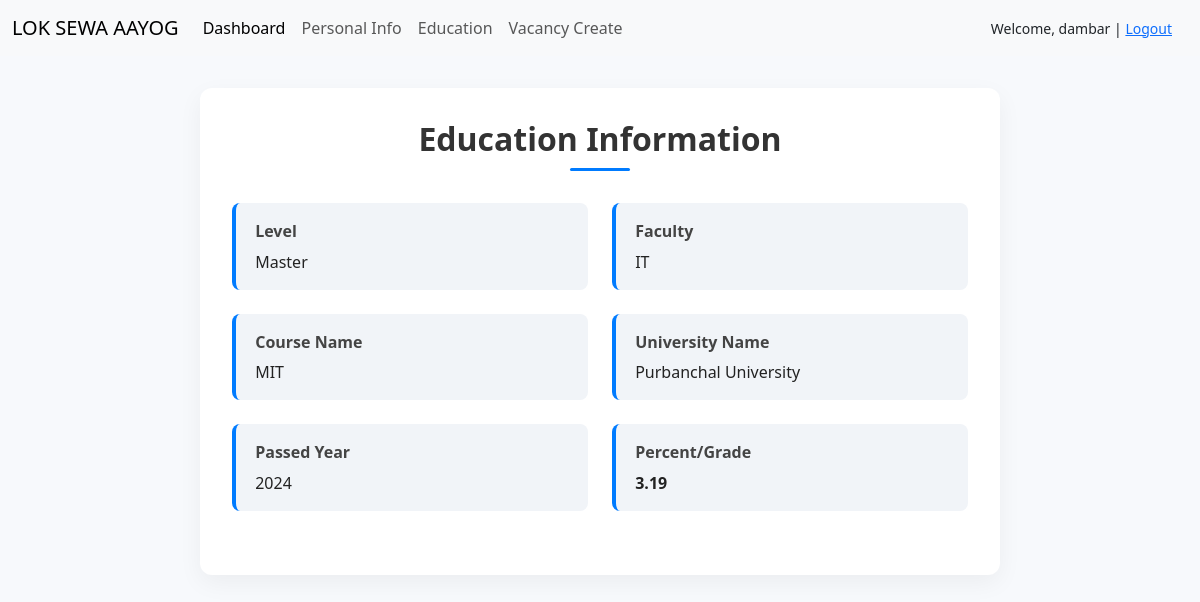
Screenshot of /educationinfo-detail/13/ (signed in) with the database file from the repository.
### vacancyapp/models.py (models this page shows, shortened)
class EducationInfo(models.Model):
    LEVEL_CHOICES = [
        ('Plus2', 'Plus2'),
        ('Bachelor', 'Bachelor'),
        ('Master', 'Master')
    ]
    FACULTY_CHOICES = [
        ('IT', 'IT'),
        ('Commerce', 'Commerce')
    ]
    UNIVERSITY_CHOICES = [
        ('Pokhara University', 'Pokhara University'),
        ('Purbanchal University', 'Purbanchal University'),
        ('Tribhuwan University', 'Tribhuwan University')
    ]
    applicant = models.ForeignKey(ApplicantInfo, on_delete=models.CASCADE, related_name='education_infos')
    level = models.CharField(max_length=50, choices=LEVEL_CHOICES, default='Plus2')
    faculty = models.CharField(max_length=50, choices=FACULTY_CHOICES, default='Commerce')
    course_name = models.CharField(max_length=50)
    university_name = models.CharField(max_length=100, choices=UNIVERSITY_CHOICES, default='Tribhuwan University')
    college_name = models.CharField(max_length=100)
    passed_year = models.IntegerField()
    grade_percent = models.FloatField()
    upload_transcript1 = models.FileField(upload_to=education_document_path, validators=[validate_file_extension], help_text="(pdf or jpg)")
    upload_transcript2 = models.FileField(upload_to=education_document_path, validators=[validate_file_extension], help_text="(pdf or jpg)")
    upload_character = models.FileField(upload_to=education_document_path, validators=[validate_file_extension], help_text="(pdf or jpg)")
    upload_license = models.FileField(upload_to=education_document_path, validators=[validate_file_extension], help_text="(pdf or jpg)", blank=True)
    upload_other = models.FileField(upload_to=education_document_path, validators=[validate_file_extension], help_text="(pdf or jpg)", blank=True)
    upload_other1 = models.FileField(upload_to=education_document_path, validators=[validate_file_extension], help_text="(pdf or jpg)", blank=True)

### vacancyapp/views.py (the view)
# urls.py: path('educationinfo-detail/<int:pk>/', EducationInfoDetailView.as_view(), name='detail_educationinfo'),
class EducationInfoDetailView(LoginRequiredMixin, DetailView):
    model = EducationInfo
    template_name = 'applicant/educationinfo_detail.html'  # Create this template
    context_object_name = 'applicant'
    def get_context_data(self, **kwargs):
        context = super().get_context_data(**kwargs)
        application = ApplicantInfo.objects.filter(user = self.request.user).first()
        if application:
            vacancy_infos = (
                application.vacancy_infos.all()
                if hasattr(application, 'vacancy_infos')
                else application.vacancy_info_set.all()
            )
            context['is_approved'] = vacancy_infos.filter(is_approved=True).exists()
        else:
            context['is_approved'] = False
        return context

### templates/applicant/educationinfo_detail.html (shortened to what this page needs)
{% extends 'applicant/applicant_base.html' %}
{% load static %}
{% block css %}
<link rel="stylesheet" href="{% static 'css/educationinfo_detail.css' %}">
{% endblock css %}
{% block body %}
<div class="container">
    <h2>Education Information</h2>
    <div class="education-details">
        <div class="detail-card">
            <strong>Level</strong>
            <p>{{ applicant.level }}</p>
        </div>
        <div class="detail-card">
            <strong>Faculty</strong>
            <p>{{ applicant.faculty }}</p>
        </div>
        <div class="detail-card">
            <strong>Course Name</strong>
            <p>{{ applicant.course_name }}</p>
        </div>
        <div class="detail-card">
            <strong>University Name</strong>
            <p>{{ applicant.university_name }}</p>
        </div>
        <div class="detail-card">
            <strong>Passed Year</strong>
            <p>{{ applicant.passed_year }}</p>
        </div>
        <div class="detail-card">
            <strong>Percent/Grade</strong>
            <p class="grade-highlight">{{ applicant.grade_percent }}</p>
        </div>
    </div>
</div>
{% endblock body %}

### templates/applicant/applicant_base.html (shortened to what this page needs)
<!doctype html>
<html lang="en">
  <head>
    <link href="https://cdn.jsdelivr.net/npm/bootstrap@5.3.3/dist/css/bootstrap.min.css" rel="stylesheet">
    {% block css %}     {% endblock css %}
  </head>
  <body>
    <nav class="navbar navbar-expand-lg bg-light">
        <div class="container-fluid">
          <a class="navbar-brand" href="#">LOK SEWA AAYOG</a>
          <div class="collapse navbar-collapse" id="navbarSupportedContent">
            <ul class="navbar-nav me-auto mb-2 mb-lg-0 justify-content-center">
              <li class="nav-item">
                <a class="nav-link active" aria-current="page" href="{% url 'applicant_dashboard' %}">Dashboard</a>
              </li>
              <li class="nav-item">
                <a class="nav-link" href="{% url 'personal_info' %}">Personal Info</a>
              </li>
              <li class="nav-item">
                <a class="nav-link" href="{% url 'education_info' %}">Education</a>
              </li>
             {% if not has_applied|default:False %}
                <li class="nav-item">
                  <a class="nav-link" href="{% url 'vacancy_create' %}">Vacancy Create</a>
                </li>
             {% else %}
                <li class="nav-item">
                  <a class="nav-link" href="{% url 'vacancy_list' %}">Vacancy List</a>
                </li>
             {% endif %}
            </ul>
            <div class="d-flex align-items-center">
              <small class="me-3">Welcome, {{ user.username }} | <a href="{% url 'logout' %}">Logout</a></small>
            </div>
          </div>
        </div>
      </nav>
      {% block body %}{% endblock body %}
  </body>
</html>

### static/css/educationinfo_detail.css (style rules this page uses)
body { background-color: #f7f9fc; font-family: 'Segoe UI', Tahoma, Geneva, Verdana, sans-serif; margin: 0; padding: 0; }
.container { max-width: 800px; margin: 2rem auto; background: #ffffff; padding: 2rem; border-radius: 12px; box-shadow: 0 8px 24px rgba(0, 0, 0, 0.05); animation: fadeSlideIn 0.6s ease-in-out; }
h2 { text-align: center; font-weight: 600; margin-bottom: 2rem; color: #333; position: relative; }
h2::after { content: ''; display: block; width: 60px; height: 3px; background-color: #007bff; margin: 10px auto 0; border-radius: 4px; }
.education-details { display: grid; grid-template-columns: 1fr 1fr; gap: 1.5rem; margin-bottom: 2rem; }
.detail-card { background: #f1f4f8; padding: 1rem 1.2rem; border-left: 4px solid #007bff; border-radius: 8px; transition: background 0.3s ease-in-out; }
.detail-card strong { display: block; font-weight: 600; color: #444; margin-bottom: 0.4rem; }
.detail-card p { margin: 0; font-size: 1rem; color: #222; }
.grade-highlight { font-weight: bold; color: #28a745; }

### rows the page displays
EducationInfo: level "Master", faculty "IT", course_name "MIT", university_name "Purbanchal University", passed_year "2024", grade_percent "3.19"

### other values shown
{{ user.username }} "dambar"
